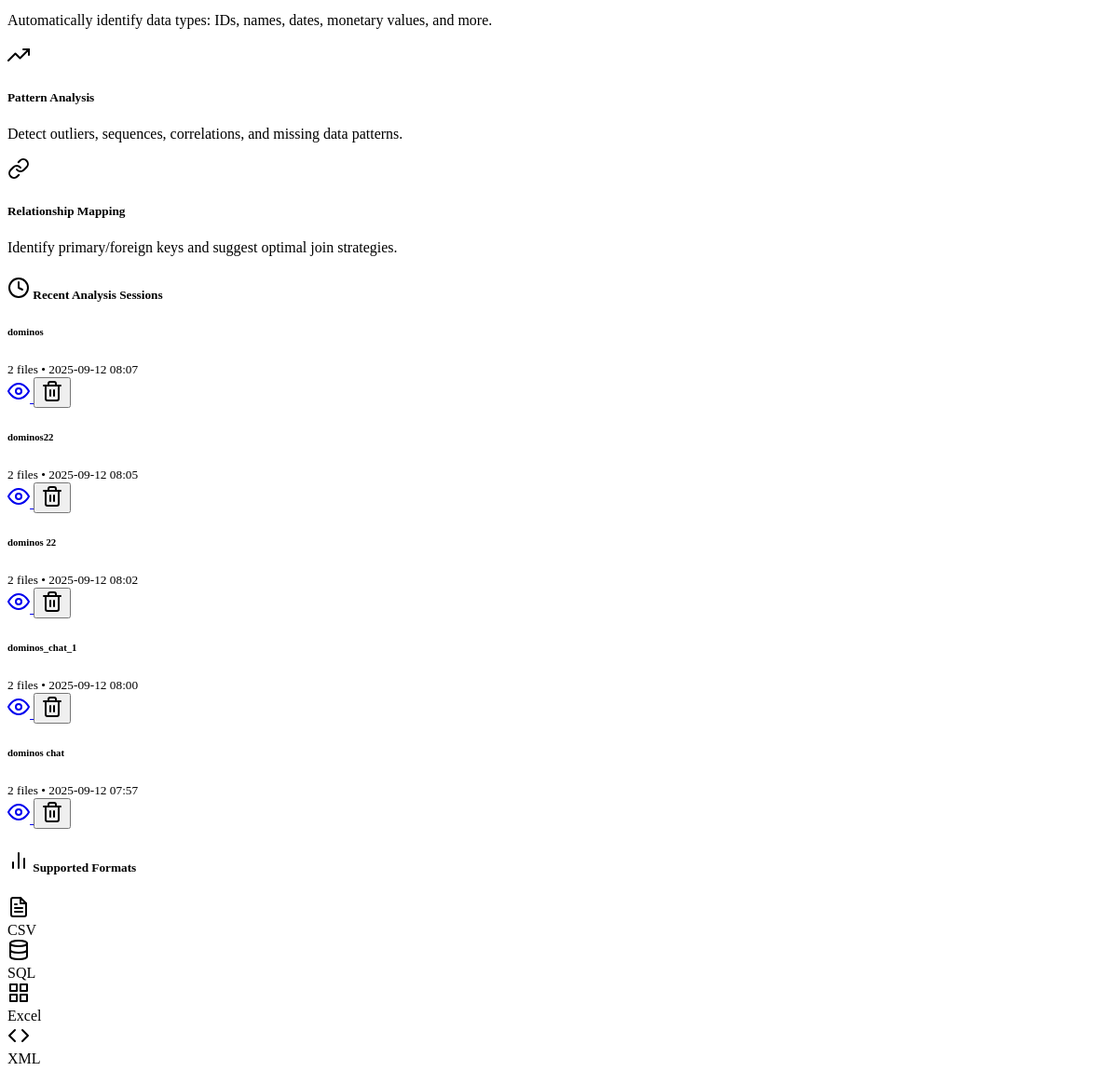
Before: / (middle part) with the older database file.
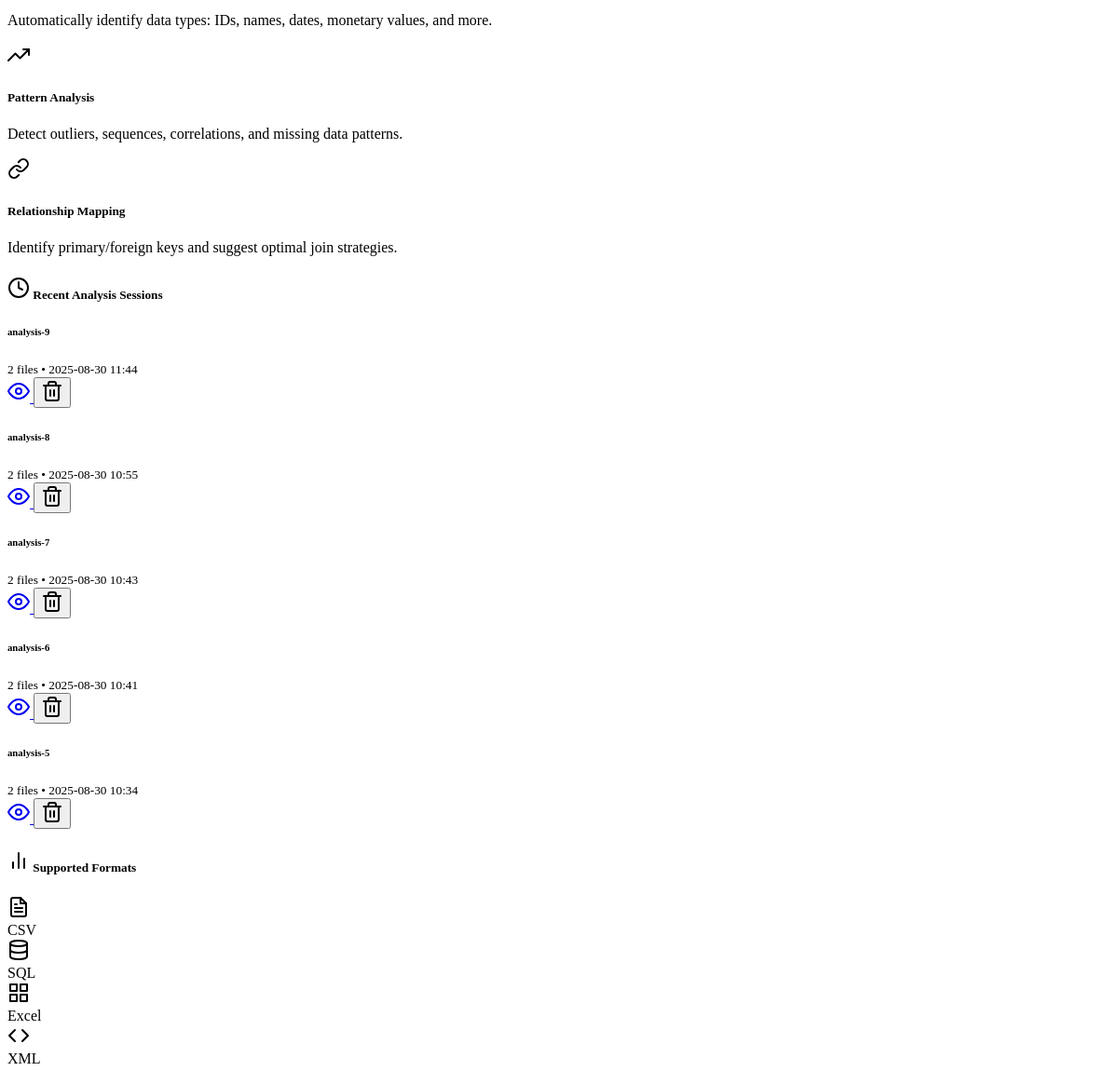
After: the same page with the newer database file.
### models.py (models this page shows, shortened)
class AnalysisSession(db.Model):
    id = db.Column(db.Integer, primary_key=True)
    session_name = db.Column(db.String(255), nullable=False)
    created_at = db.Column(db.DateTime, default=datetime.utcnow)
    file_count = db.Column(db.Integer, default=0)
    analysis_results = db.Column(db.Text)  # JSON string of results

### routes.py (the view)
    @app.route('/')
    def index():
        recent_sessions = AnalysisSession.query.order_by(AnalysisSession.created_at.desc()).limit(5).all()
        return render_template('index.html', recent_sessions=recent_sessions)

### templates/index.html (shortened to what this page needs)
{% extends "base.html" %}
{% block content %}
<div class="row">
    <div class="col-lg-8">
        <div class="row mb-4">
            <div class="col-md-6 mb-3">
                <div class="card h-100">
                    <div class="card-body">
                        <p class="card-text">
                            Automatically identify data types: IDs, names, dates, monetary values, and more.
                        </p>
                    </div>
                </div>
            </div>
            <div class="col-md-6 mb-3">
                <div class="card h-100">
                    <div class="card-body">
                        <div class="d-flex align-items-center mb-3">
                            <i data-feather="trending-up" class="text-warning me-2"></i>
                            <h5 class="card-title mb-0">Pattern Analysis</h5>
                        </div>
                        <p class="card-text">
                            Detect outliers, sequences, correlations, and missing data patterns.
                        </p>
                    </div>
                </div>
            </div>
            <div class="col-md-6 mb-3">
                <div class="card h-100">
                    <div class="card-body">
                        <div class="d-flex align-items-center mb-3">
                            <i data-feather="link" class="text-info me-2"></i>
                            <h5 class="card-title mb-0">Relationship Mapping</h5>
                        </div>
                        <p class="card-text">
                            Identify primary/foreign keys and suggest optimal join strategies.
                        </p>
                    </div>
                </div>
            </div>
        </div>
    </div>
    <div class="col-lg-4">
        <div class="card">
            <div class="card-header">
                <h5 class="mb-0">
                    <i data-feather="clock"></i> Recent Analysis Sessions
                </h5>
            </div>
            <div class="card-body">
                {% if recent_sessions %}
                    {% for session in recent_sessions %}
                        <div class="d-flex justify-content-between align-items-center mb-3 p-2 border rounded">
                            <div>
                                <h6 class="mb-1">{{ session.session_name }}</h6>
                                <small class="text-muted">
                                    {{ session.file_count }} files •
                                    {{ session.created_at.strftime('%Y-%m-%d %H:%M') }}
                                </small>
                            </div>
                            <div class="btn-group-vertical btn-group-sm">
                                <a href="{{ url_for('view_session', session_id=session.id) }}"
                                   class="btn btn-outline-primary btn-sm">
                                    <i data-feather="eye"></i>
                                </a>
                                <form method="POST" action="{{ url_for('delete_session', session_id=session.id) }}"
                                      style="display: inline;"
                                      onsubmit="return confirm('Are you sure you want to delete this session?')">
                                    <button type="submit" class="btn btn-outline-danger btn-sm">
                                        <i data-feather="trash-2"></i>
                                    </button>
                                </form>
                            </div>
                        </div>
                    {% endfor %}
                {% else %}
                    <p class="text-muted text-center py-3">
                        <i data-feather="inbox"></i><br>
                        No recent sessions.<br>
                        <a href="{{ url_for('upload_files') }}">Start your first analysis</a>
                    </p>
                {% endif %}
            </div>
        </div>
        <div class="card mt-4">
            <div class="card-header">
                <h5 class="mb-0">
                    <i data-feather="bar-chart-2"></i> Supported Formats
                </h5>
            </div>
            <div class="card-body">
                <div class="row text-center">
                    <div class="col-6 mb-3">
                        <div class="border rounded p-2">
                            <i data-feather="file-text" class="text-success mb-1"></i>
                            <div class="small">CSV</div>
                        </div>
                    </div>
                    <div class="col-6 mb-3">
                        <div class="border rounded p-2">
                            <i data-feather="database" class="text-primary mb-1"></i>
                            <div class="small">SQL</div>
                        </div>
                    </div>
                    <div class="col-6 mb-3">
                        <div class="border rounded p-2">
                            <i data-feather="grid" class="text-warning mb-1"></i>
                            <div class="small">Excel</div>
                        </div>
                    </div>
                    <div class="col-6 mb-3">
                        <div class="border rounded p-2">
                            <i data-feather="code" class="text-info mb-1"></i>
                            <div class="small">XML</div>
                        </div>
                    </div>
                </div>
            </div>
        </div>
    </div>
</div>
{% endblock %}

### templates/base.html (shortened to what this page needs)
<!DOCTYPE html>
<html lang="en" data-bs-theme="dark">
<head>
    <link href="https://cdn.replit.com/agent/bootstrap-agent-dark-theme.min.css" rel="stylesheet">
    <link rel="stylesheet" href="{{ url_for('static', filename='css/custom.css') }}">
</head>
<body>
    <main class="container my-4">
        {% block content %}{% endblock %}
    </main>
</body>
</html>

Changed rows visible on the page:
removed AnalysisSession: session_name "dominos", file_count "2", created_at "2025-09-12 08:07"
no longer on this page (row edited): AnalysisSession: session_name "dominos22", file_count "2", created_at "2025-09-12 08:05"
no longer on this page (row edited): AnalysisSession: session_name "dominos 22", file_count "2", created_at "2025-09-12 08:02"
no longer on this page (row edited): AnalysisSession: session_name "dominos_chat_1", file_count "2", created_at "2025-09-12 08:00"
no longer on this page (row edited): AnalysisSession: session_name "dominos chat", file_count "2", created_at "2025-09-12 07:57"
added AnalysisSession: session_name "analysis-9", file_count "2", created_at "2025-08-30 11:44"
added AnalysisSession: session_name "analysis-8", file_count "2", created_at "2025-08-30 10:55"
added AnalysisSession: session_name "analysis-7", file_count "2", created_at "2025-08-30 10:43"
added AnalysisSession: session_name "analysis-6", file_count "2", created_at "2025-08-30 10:41"
added AnalysisSession: session_name "analysis-5", file_count "2", created_at "2025-08-30 10:34"
